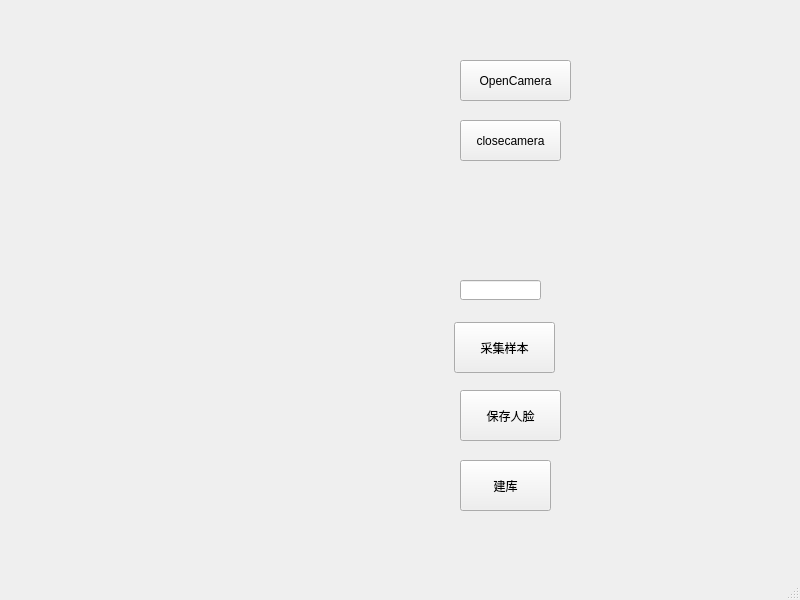
<?xml version="1.0" encoding="UTF-8"?>
<ui version="4.0">
 <class>MainWindow</class>
 <widget class="QMainWindow" name="MainWindow">
  <property name="geometry">
   <rect>
    <x>0</x>
    <y>0</y>
    <width>800</width>
    <height>600</height>
   </rect>
  </property>
  <property name="windowTitle">
   <string>MainWindow</string>
  </property>
  <widget class="QWidget" name="centralwidget">
   <widget class="QPushButton" name="opencamera">
    <property name="geometry">
     <rect>
      <x>460</x>
      <y>60</y>
      <width>111</width>
      <height>41</height>
     </rect>
    </property>
    <property name="text">
     <string>OpenCamera</string>
    </property>
   </widget>
   <widget class="QLabel" name="showcamera">
    <property name="geometry">
     <rect>
      <x>10</x>
      <y>0</y>
      <width>431</width>
      <height>291</height>
     </rect>
    </property>
    <property name="text">
     <string/>
    </property>
   </widget>
   <widget class="QPushButton" name="closecamera">
    <property name="geometry">
     <rect>
      <x>460</x>
      <y>120</y>
      <width>101</width>
      <height>41</height>
     </rect>
    </property>
    <property name="text">
     <string>closecamera</string>
    </property>
   </widget>
   <widget class="QPushButton" name="addface">
    <property name="geometry">
     <rect>
      <x>460</x>
      <y>460</y>
      <width>91</width>
      <height>51</height>
     </rect>
    </property>
    <property name="text">
     <string>建库</string>
    </property>
   </widget>
   <widget class="QLineEdit" name="lineEdit">
    <property name="geometry">
     <rect>
      <x>460</x>
      <y>280</y>
      <width>81</width>
      <height>20</height>
     </rect>
    </property>
   </widget>
   <widget class="QPushButton" name="captureface">
    <property name="geometry">
     <rect>
      <x>454</x>
      <y>322</y>
      <width>101</width>
      <height>51</height>
     </rect>
    </property>
    <property name="text">
     <string>采集样本</string>
    </property>
   </widget>
   <widget class="QPushButton" name="saveface">
    <property name="geometry">
     <rect>
      <x>460</x>
      <y>390</y>
      <width>101</width>
      <height>51</height>
     </rect>
    </property>
    <property name="text">
     <string>保存人脸</string>
    </property>
   </widget>
  </widget>
  <widget class="QMenuBar" name="menubar">
   <property name="geometry">
    <rect>
     <x>0</x>
     <y>0</y>
     <width>800</width>
     <height>23</height>
    </rect>
   </property>
  </widget>
  <widget class="QStatusBar" name="statusbar"/>
 </widget>
 <resources/>
 <connections/>
</ui>
